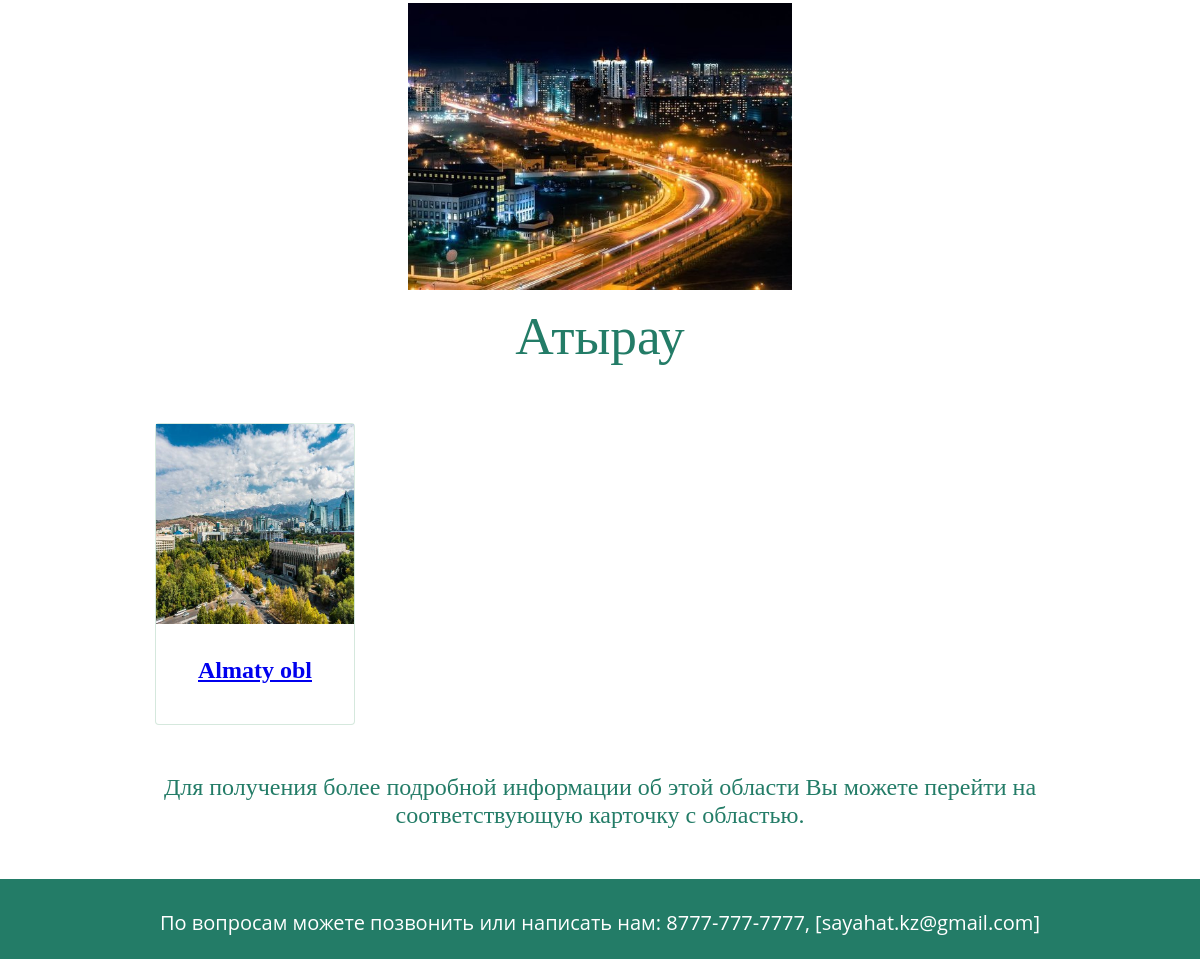
/areas (lower part), run on an earlier commit of the app's database.
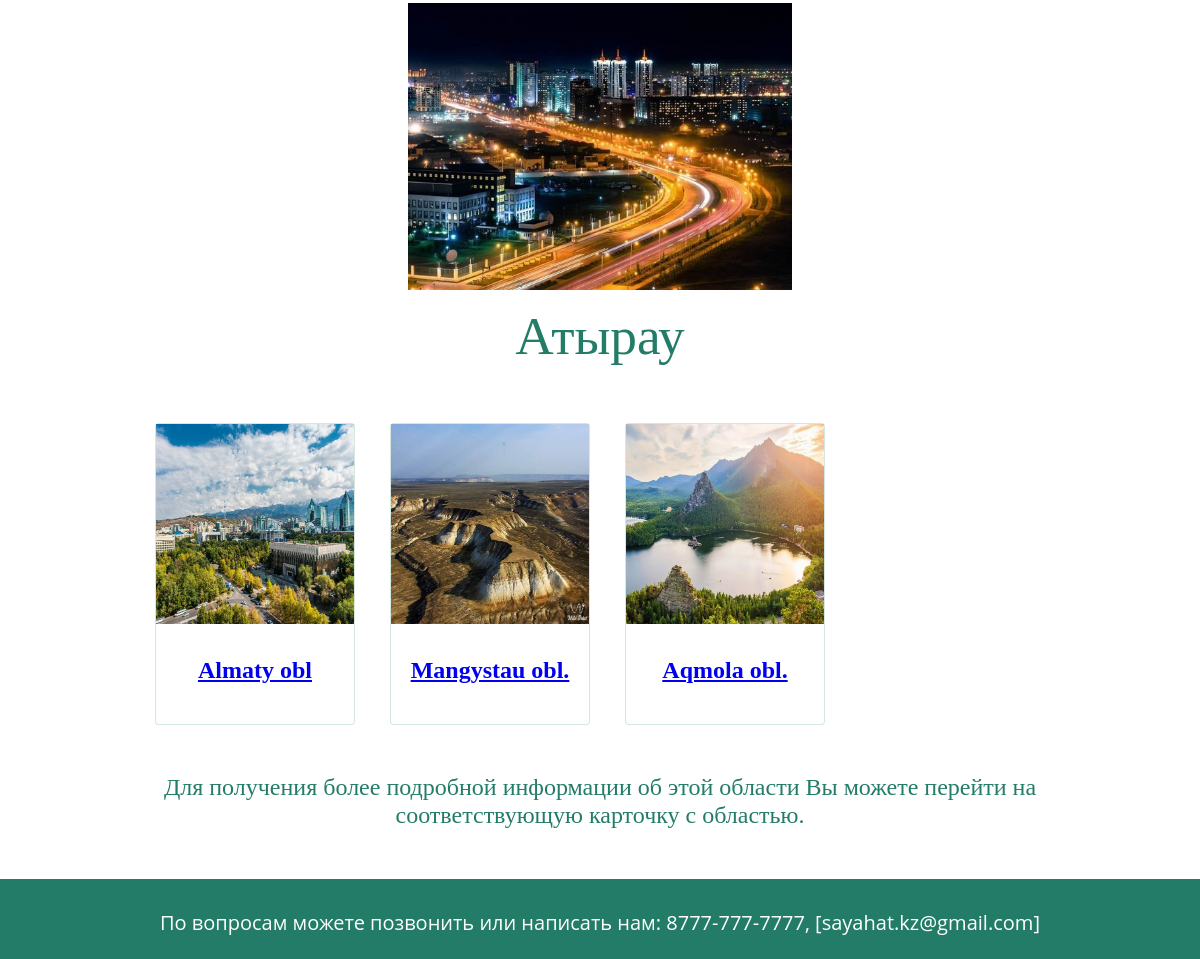
And on a later commit of the database.
### main/models.py (models this page shows, shortened)
class Area(models.Model):
    location = models.CharField(max_length=120, unique=True)
    image = models.ImageField(upload_to='areas_image')
    class Meta:
        verbose_name = 'Area'
        verbose_name_plural = 'Areas'

### main/views.py (the view)
# urls.py: path('areas', views.areas, name='areas'),
def areas(request):
    context = {
            'title': 'sayahat',
            'areas': Area.objects.all(),
        }
    return render(request, 'main/areas.html', context)

### main/templates/main/areas.html (shortened to what this page needs)
{% load static %}
<!DOCTYPE html>
<html lang="en">
<head>
    <link rel="stylesheet" href="{% static '/vendor/css/css/style2.css'%}">
</head>
<body>
<div class="main">
    <div class="max_width mrl_auto text_center mt50px content_col">
        <div class="flex-column items-center">
            <div >
                <img src="{% static '/vendor/css/images/Atyrau.jpg' %}" width="40%">
                <p class="mt0px">Атырау</p>
            </div>
            <div class="flex " style="flex-wrap: wrap">
                {% for area in areas %}
                <div class="mb15rem" style="flex: 0 0 17%;max-width: 30%;min-width: 200px; margin-left: 35px;">
                    <div class="card" style="height: 300px">
                        <img class="card-img-top"
                             src="{{ area.image.url }}" width="100%" height="200px"
                             alt="">
                        <div class="card-body">
                            <h4 class="card-title">
                                <a href="{% url 'main:area_products' %}">{{ area.location }}</a>
                            </h4>
                        </div>
                    </div>
                </div>
                {% endfor %}
            </div>
            <div style="font-size: 18pt;">
                <p>Для получения более подробной информации об этой области Вы можете перейти на соответствующую карточку с областью.</p>
            </div>
        </div>
    </div>
    <footer>
        <div style="margin-top: 30px">
            <p>По вопросам можете позвонить или написать нам: 8777-777-7777, [sayahat.kz@gmail.com]</p>
        </div>
    </footer>
</div>
</body>
</html>

What changed in the data, as far as the page shows it:
added Area: image (picture), location "Mangystau obl."
added Area: image (picture), location "Aqmola obl."
